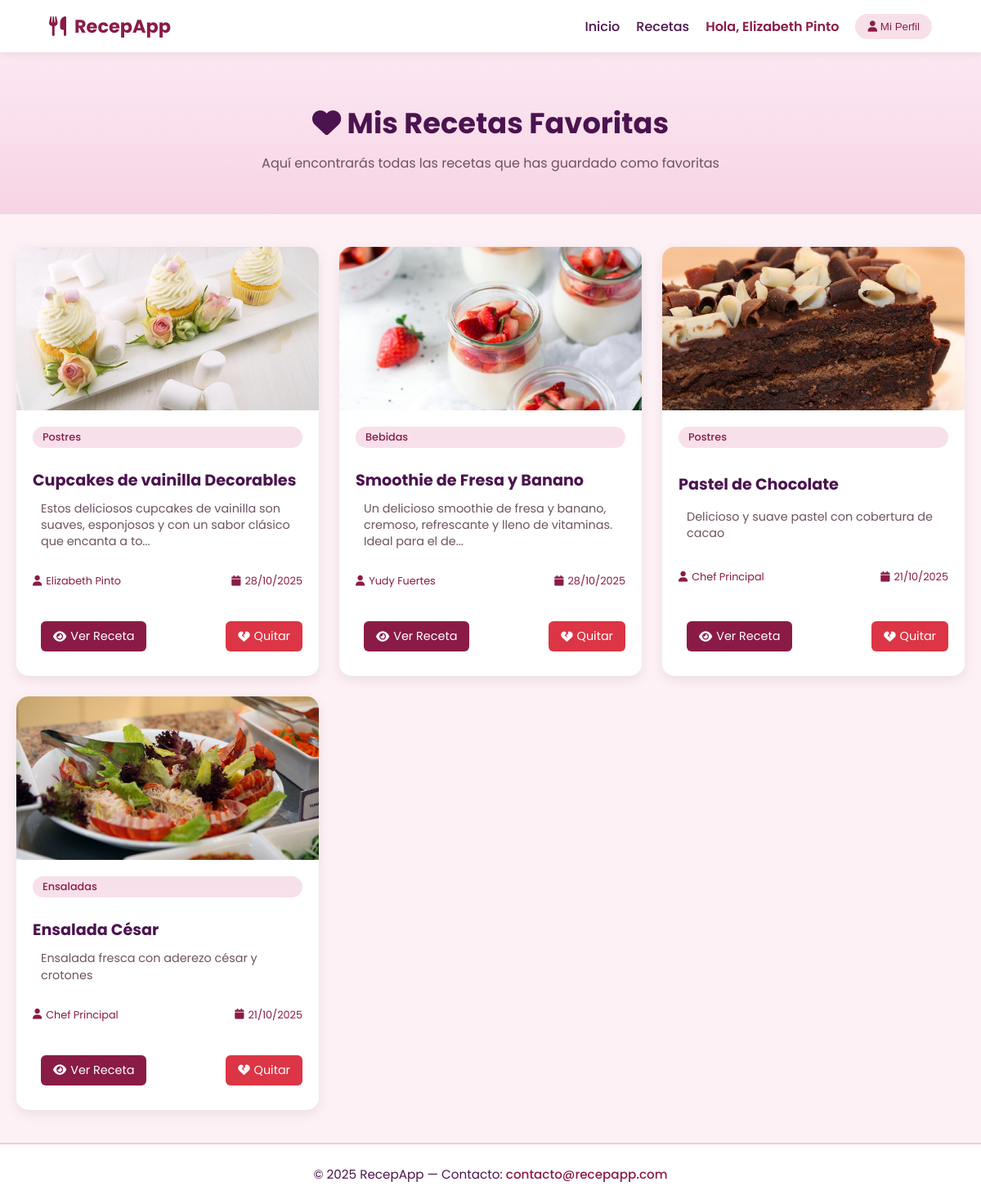
/index.php?controller=FavoritoController&action=index (signed in), run on the app's committed database.
### tables this page shows
CREATE TABLE `recetas` (
  `id` int(11) NOT NULL AUTO_INCREMENT,
  `titulo` varchar(200) NOT NULL,
  `descripcion` text DEFAULT NULL,
  `ingredientes` text NOT NULL,
  `instrucciones` text NOT NULL,
  `imagen` varchar(255) DEFAULT NULL,
  `categoria_id` int(11) DEFAULT NULL,
  `usuario_id` int(11) DEFAULT NULL,
  `fecha_creacion` timestamp NOT NULL DEFAULT current_timestamp(),
  PRIMARY KEY (`id`),
  KEY `categoria_id` (`categoria_id`),
  KEY `usuario_id` (`usuario_id`),
  CONSTRAINT `recetas_ibfk_1` FOREIGN KEY (`categoria_id`) REFERENCES `categorias` (`id`),
  CONSTRAINT `recetas_ibfk_2` FOREIGN KEY (`usuario_id`) REFERENCES `usuarios` (`id`)
);

CREATE TABLE `categorias` (
  `id` int(11) NOT NULL AUTO_INCREMENT,
  `nombre` varchar(100) NOT NULL,
  PRIMARY KEY (`id`)
);

CREATE TABLE `usuarios` (
  `id` int(11) NOT NULL AUTO_INCREMENT,
  `nombre` varchar(100) NOT NULL,
  `correo` varchar(150) NOT NULL,
  `contraseña` varchar(255) NOT NULL,
  `fecha_registro` timestamp NOT NULL DEFAULT current_timestamp(),
  PRIMARY KEY (`id`),
  UNIQUE KEY `correo` (`correo`)
);

### app/controllers/FavoritoController.php (called while the page is built, shortened)
<?php
class FavoritoController
{
    public function index(): void
    {
        $usuario_id = requerir_login();
        $favoritos  = Favorito::porUsuario($usuario_id);
        require APP_PATH . '/views/favoritos/index.php';
    }
}

### app/models/Favorito.php (called while the page is built, shortened)
<?php
class Favorito
{
    public static function porUsuario(int $usuarioId): array
    {
        $conexion = Database::getConexion();
        $stmt = $conexion->prepare(
            "SELECT r.*, c.nombre as categoria_nombre, u.nombre as usuario_nombre
             FROM recetas r
             LEFT JOIN categorias c ON r.categoria_id = c.id
             LEFT JOIN usuarios u ON r.usuario_id = u.id
             INNER JOIN favoritos f ON r.id = f.receta_id
             WHERE f.usuario_id = ?
             ORDER BY f.fecha DESC"
        );
        $stmt->bind_param("i", $usuarioId);
        $stmt->execute();
        $resultado = $stmt->get_result()->fetch_all(MYSQLI_ASSOC);
        return $resultado;
    }
}

### app/core/Helpers.php (called while the page is built, shortened)
<?php
function base_url(): string
{
    static $base = null;
    if ($base === null) {
        $base = rtrim(str_replace('\\', '/', dirname($_SERVER['SCRIPT_NAME'] ?? '')), '/');
    }
    return $base;
}
function url(string $path = ''): string
{
    return base_url() . ($path ? '/' . ltrim($path, '/') : '/');
}
function asset(string $path): string
{
    return base_url() . '/' . ltrim($path, '/');
}
function obtenerUrlImagen(?string $nombre_imagen): string
{
    return asset('img/' . $nombre_imagen);
}
function route(string $controlador, string $accion, array $params = []): string
{
    $query = array_merge(['controller' => $controlador, 'action' => $accion], $params);
    return url('index.php') . '?' . http_build_query($query);
}

### app/views/favoritos/index.php (the view, shortened to what this page needs)
<?php require APP_PATH . '/views/partials/header.php'; ?>
<section class="page-header">
  <h2><i class="fas fa-heart"></i> Mis Recetas Favoritas</h2>
  <p>Aquí encontrarás todas las recetas que has guardado como favoritas</p>
</section>
<section class="recetas-lista">
  <?php if (count($favoritos) > 0): ?>
    <div class="recetas-grid">
      <?php foreach ($favoritos as $receta): ?>
        <div class="card">
          <img src="<?php echo obtenerUrlImagen($receta['imagen']); ?>"
               alt="<?php echo htmlspecialchars($receta['titulo']); ?>"
               onerror="this.src='<?php echo asset('img/placeholder.jpg'); ?>'">
          <div class="card-content">
            <span class="categoria-badge"><?php echo htmlspecialchars($receta['categoria_nombre']); ?></span>
            <h4><?php echo htmlspecialchars($receta['titulo']); ?></h4>
            <p class="descripcion">
              <?php echo htmlspecialchars(mb_substr($receta['descripcion'], 0, 100)); ?><?php echo mb_strlen($receta['descripcion']) > 100 ? '...' : ''; ?>
            </p>
            <div class="card-meta">
              <span><i class="fas fa-user"></i> <?php echo htmlspecialchars($receta['usuario_nombre']); ?></span>
              <span><i class="fas fa-calendar"></i> <?php echo date('d/m/Y', strtotime($receta['fecha_creacion'])); ?></span>
            </div>
            <div class="card-actions">
              <a href="<?php echo route('RecetaController', 'show', ['id' => $receta['id']]); ?>" class="btn-ver">
                <i class="fas fa-eye"></i> Ver Receta
              </a>
              <form method="POST"
                    action="<?php echo route('FavoritoController', 'eliminar'); ?>"
                    class="eliminar-favorito-form">
                <button type="submit" class="btn-eliminar"
                        onclick="return confirm('¿Quitar de favoritos?')">
                  <i class="fas fa-heart-broken"></i> Quitar
                </button>
              </form>
            </div>
          </div>
        </div>
      <?php endforeach; ?>
    </div>
  <?php endif; ?>
</section>
<?php require APP_PATH . '/views/partials/footer.php'; ?>

### public/css/style.css (style rules this page uses)
* { margin: 0; padding: 0; box-sizing: border-box; }
body { font-family: "Poppins", sans-serif; background-color: #fff7fa; color: #4b134f; overflow-x: hidden; }
.recetas-grid { display: grid; grid-template-columns: repeat(auto-fit, minmax(250px, 1fr)); gap: 25px; align-items: stretch; }
.card { background: #fff; border-radius: 20px; overflow: hidden; box-shadow: 0 3px 10px rgba(0, 0, 0, 0.08); transition: 0.3s; }
.card img { width: 100%; height: 180px; object-fit: cover; }
.card h4 { margin: 15px 0 5px; color: #8a1b47; }
.card p { padding: 0 10px 15px; color: #6e5262; }
.btn-ver { display: inline-block; background: #8a1b47; color: white; padding: 8px 15px; border-radius: 8px; text-decoration: none; margin: 10px; font-size: 0.9rem; transition: 0.3s; }
.page-header { text-align: center; padding: 60px 20px 30px; background: linear-gradient(180deg, #fce8f2, #f7d4e4); }
.page-header h2 { font-size: 2.2rem; color: #4b134f; margin-bottom: 10px; }
.page-header p { color: #6e5262; margin-bottom: 20px; }
.recetas-lista { padding: 40px 20px; background: #fef1f6; }
.recetas-grid { display: grid; grid-template-columns: repeat(auto-fill, minmax(300px, 1fr)); gap: 25px; max-width: 1200px; margin: 0 auto; }
.card-content { padding: 20px; }
.categoria-badge { background: #f8e0eb; color: #8a1b47; padding: 4px 12px; border-radius: 20px; font-size: 0.8rem; display: inline-block; margin-bottom: 10px; }
.descripcion { color: #6e5262; margin-bottom: 15px; line-height: 1.4; }
.card-meta { display: flex; justify-content: space-between; font-size: 0.8rem; color: #8a1b47; margin-bottom: 15px; }
.card-actions { display: flex; gap: 10px; flex-wrap: wrap; }
.btn-eliminar { background: #dc3545; color: white; padding: 8px 15px; border-radius: 6px; text-decoration: none; font-size: 0.9rem; transition: 0.3s; }
.btn-eliminar { background: #dc3545; color: white; border: none; padding: 5px 10px; border-radius: 4px; cursor: pointer; font-size: 0.8rem; transition: 0.3s; }
.eliminar-favorito-form { margin: 0; }
.btn-eliminar { background: #dc3545; color: white; border: none; padding: 8px 15px; border-radius: 6px; cursor: pointer; font-size: 0.9rem; transition: 0.3s; display: inline-flex; align-items: center; gap: 5px; font-family: "Poppins", sans-serif; }
.card-actions { display: flex; gap: 10px; flex-wrap: wrap; justify-content: space-between; align-items: center; margin-top: 15px; }
.card-actions .btn-ver { background: #8a1b47; color: white; padding: 8px 15px; border-radius: 6px; text-decoration: none; font-size: 0.9rem; transition: 0.3s; display: inline-flex; align-items: center; gap: 5px; }
.card { background: #fff; border-radius: 15px; overflow: hidden; box-shadow: 0 5px 15px rgba(0,0,0,0.08); transition: all 0.3s ease; position: relative; }
.card img { width: 100%; height: 200px; object-fit: cover; }
.categoria-badge { background: #f8e0eb; color: #8a1b47; padding: 4px 12px; border-radius: 20px; font-size: 0.8rem; display: inline-block; margin-bottom: 10px; font-weight: 500; }
.card h4 { color: #4b134f; margin-bottom: 10px; font-size: 1.2rem; }
.descripcion { color: #6e5262; margin-bottom: 15px; line-height: 1.4; font-size: 0.9rem; }
.card-meta { display: flex; justify-content: space-between; font-size: 0.8rem; color: #8a1b47; margin-bottom: 15px; flex-wrap: wrap; gap: 10px; }
.card-meta span { display: flex; align-items: center; gap: 5px; }
.recetas-grid { display: grid; grid-template-columns: repeat(auto-fill, minmax(300px, 1fr)); gap: 25px; align-items: stretch; }
.card { display: flex; flex-direction: column; height: 100%; }
.card-content { flex-grow: 1; display: flex; flex-direction: column; justify-content: space-between; }
.recetas-grid { display: grid; grid-template-columns: repeat(auto-fit, minmax(300px, 1fr)); gap: 25px; align-items: stretch; }

### data on the page
recetas: imagen (picture), categoria.nombre "Postres", titulo "Cupcakes de vainilla Decorables", descripcion "Estos deliciosos cupcakes de vainilla son suaves, esponjosos y con un sabor clásico que encanta a to", usuario.nombre "Elizabeth Pinto", fecha_creacion "28/10/2025"
recetas: imagen (picture), categoria.nombre "Bebidas", titulo "Smoothie de Fresa y Banano", descripcion "Un delicioso smoothie de fresa y banano, cremoso, refrescante y lleno de vitaminas. Ideal para el de", usuario.nombre "Yudy Fuertes", fecha_creacion "28/10/2025"
recetas: imagen (picture), categoria.nombre "Postres", titulo "Pastel de Chocolate", descripcion "Delicioso y suave pastel con cobertura de cacao", usuario.nombre "Chef Principal", fecha_creacion "21/10/2025"
recetas: imagen (picture), categoria.nombre "Ensaladas", titulo "Ensalada César", descripcion "Ensalada fresca con aderezo césar y crotones", usuario.nombre "Chef Principal", fecha_creacion "21/10/2025"

### other printed values
Session::usuarioNombre() "Elizabeth Pinto"
